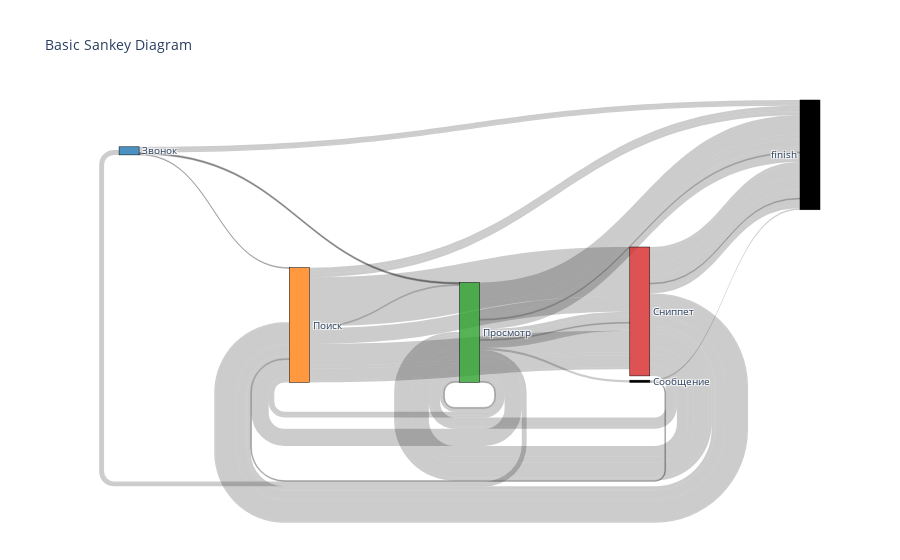

Notebook source saved alongside this figure:
### Markdown cell above
Рисуем нашу визуализацию

### Code cell
import plotly
import plotly.graph_objects as go

fig = go.Figure(data=[go.Sankey(
    node = dict(
      pad = 15,
      thickness = 20,
      line = dict(color = "black", width = 0.5),
      label = label,
      color = ['rgba(31, 119, 180, 0.8)', 'rgba(255, 127, 14, 0.8)', 'rgba(44, 160, 44, 0.8)', 'rgba(214, 39, 40, 0.8)']
    ),
    link = dict(
      source = source,
      target = target,
      value =  value
  ))])

fig.update_layout(title_text="Basic Sankey Diagram", font_size=10)
fig.show()

### Figure 1 — Plotly figure (JSON) as saved in the notebook; plotly's stock layout.template omitted (floating-point values rounded to 4 significant figures)
{"data": [{"link": {"source": [0, 0, 1, 1, 1, 2, 2, 2, 2, 2, 3, 3, 3, 0, 0, 0, 1, 1, 2, 2, 2, 3, 3, 3, 5, 5, 1, 1, 2, 2, 2, 2, 3, 3, 3, 0, 1, 2, 2, 2, 3, 3, 3, 1, 2, 2, 2, 3, 3, 3, 1, 2, 2, 3, 3, 3, 1, 2, 3], "target": [4, 2, 4, 2, 3, 4, 0, 1, 2, 5, 4, 1, 2, 4, 1, 2, 4, 3, 4, 2, 3, 4, 1, 2, 4, 1, 4, 3, 4, 0, 1, 3, 4, 1, 2, 4, 3, 4, 1, 3, 4, 1, 2, 3, 4, 1, 3, 4, 1, 2, 3, 4, 3, 4, 1, 2, 4, 4, 4], "value": [32, 11, 42, 25, 659, 263, 48, 231, 47, 30, 34, 14, 41, 27, 10, 11, 32, 213, 63, 12, 49, 175, 282, 202, 19, 11, 15, 288, 93, 18, 21, 93, 161, 24, 77, 18, 45, 27, 40, 10, 118, 116, 147, 156, 49, 15, 83, 10, 14, 31, 29, 11, 20, 78, 40, 121, 40, 121, 49]}, "node": {"color": ["rgba(31, 119, 180, 0.8)", "rgba(255, 127, 14, 0.8)", "rgba(44, 160, 44, 0.8)", "rgba(214, 39, 40, 0.8)"], "label": ["Звонок", "Поиск", "Просмотр", "Сниппет", "finish", "Сообщение"], "line": {"color": "black", "width": 0.5}, "pad": 15, "thickness": 20}, "type": "sankey"}], "layout": {"font": {"size": 10}, "title": {"text": "Basic Sankey Diagram"}, "autosize": true}}
